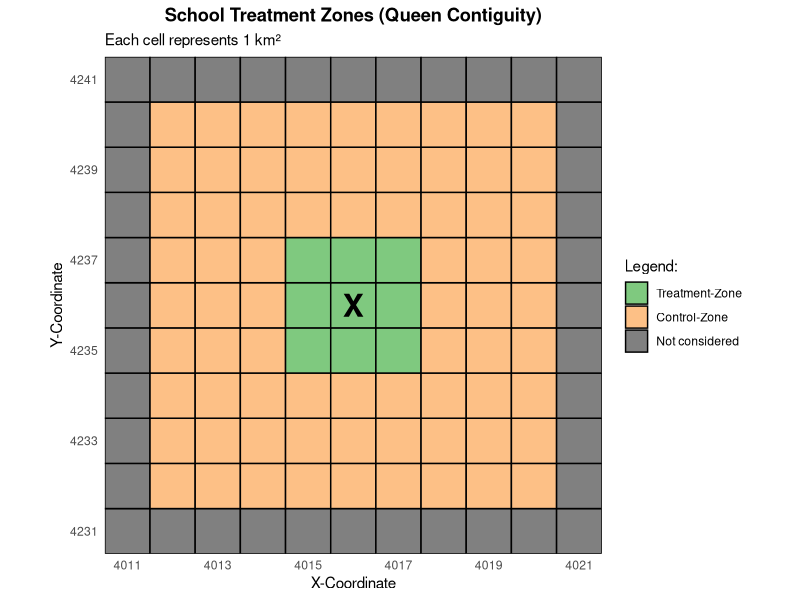
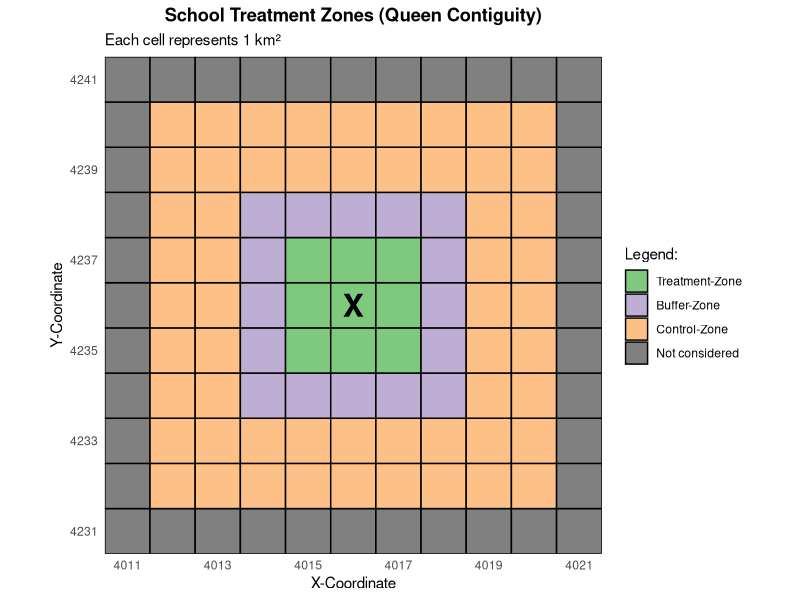

Write the R code that produced these figures, in order.
#########################
##### prerequisites #####
#########################

library(ggplot2)
library(dplyr)
library(RColorBrewer)


###############################
## create grid & assign zone ##
###############################
# with exemplary coordinates 

x_start <- 4011
y_start <- 4231
grid <- expand.grid(x = x_start:(x_start + 10), y = y_start:(y_start + 10)) %>%
  mutate(
    dist = pmax(abs(x - (x_start + 5)), abs(y - (y_start + 5))),
    zone = case_when(
      dist <= 1 ~ "Treatment-Zone",
      dist == 2 ~ "Buffer-Zone",
      dist %in% 3:4 ~ "Control-Zone",
      TRUE ~ "Not considered"
    ),
    zone = factor(zone, levels = c("Treatment-Zone", "Buffer-Zone", 
                                   "Control-Zone", "Not considered"))
  )

accent_colors <- brewer.pal(8, "Accent")
zone_colors <- c("Treatment-Zone" = accent_colors[1],
                 "Buffer-Zone" = accent_colors[2],
                 "Control-Zone" = accent_colors[3],
                 "Not considered" = "#808080")


# design without buffer zone
grid_no_buffer <- grid %>%
  mutate(
    zone_no_buffer = case_when(
      dist <= 1 ~ "Treatment-Zone",
      dist >= 2 & dist <= 4 ~ "Control-Zone",
      TRUE ~ "Not considered"
    ),
    zone_no_buffer = factor(zone_no_buffer, levels = c("Treatment-Zone", 
                                                       "Control-Zone", 
                                                       "Not considered"))
  )

zone_colors_no_buffer <- c("Treatment-Zone" = accent_colors[1],
                           "Control-Zone" = accent_colors[3],
                           "Not considered" = "#808080")

plot_no_buffer <- ggplot(grid_no_buffer, aes(x, y, fill = zone_no_buffer)) +
  geom_tile(color = "black", linewidth = 0.5) +
  annotate("text", x = x_start + 5, y = y_start + 5, label = "X", size = 8, 
           fontface = "bold") +
  scale_fill_manual(values = zone_colors_no_buffer, name = "Legend:") +
  coord_fixed(expand = FALSE) +
  scale_x_continuous(breaks = seq(x_start, x_start + 10, by = 2), 
                     expand = c(0, 0)) +
  scale_y_continuous(breaks = seq(y_start, y_start + 10, by = 2), 
                     expand = c(0, 0)) +
  labs(x = "X-Coordinate", y = "Y-Coordinate", 
       title = "School Treatment Zones (Queen Contiguity)",
       subtitle = "Each cell represents 1 km²") +
  theme_minimal() +
  theme(panel.grid = element_blank(),
        legend.position = "right",
        plot.title = element_text(hjust = 0.5, face = "bold"))

ggsave("presentation/plot_zones_no_buffer.pdf", plot = plot_no_buffer, 
       width = 8, height = 6)


# design with buffer zone
plot_with_buffer <- ggplot(grid, aes(x, y, fill = zone)) +
  geom_tile(color = "black", linewidth = 0.5) +
  annotate("text", x = x_start + 5, y = y_start + 5, label = "X", size = 8, 
           fontface = "bold") +
  scale_fill_manual(values = zone_colors, name = "Legend:") +
  coord_fixed(expand = FALSE) +
  scale_x_continuous(breaks = seq(x_start, x_start + 10, by = 2), 
                     expand = c(0, 0)) +
  scale_y_continuous(breaks = seq(y_start, y_start + 10, by = 2), 
                     expand = c(0, 0)) +
  labs(x = "X-Coordinate", y = "Y-Coordinate", 
       title = "School Treatment Zones (Queen Contiguity)",
       subtitle = "Each cell represents 1 km²") +
  theme_minimal() +
  theme(panel.grid = element_blank(),
        legend.position = "right",
        plot.title = element_text(hjust = 0.5, face = "bold"))

ggsave("presentation/plot_zones_with_buffer.pdf", plot = plot_with_buffer, 
       width = 8, height = 6)
